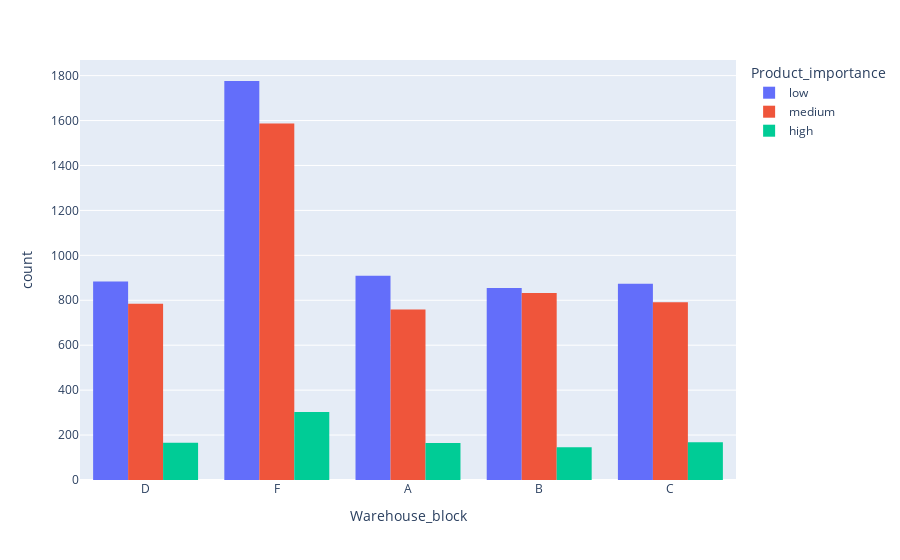

The notebook cell saved with this chart:
### Markdown cell above
#### Count Products category stored in Particular Warehouse

### Code cell
px.histogram(
    df,
    x = "Warehouse_block",
    color = 'Product_importance',
    barmode='group'
)

### Figure 1 — Plotly figure (JSON) as saved in the notebook; plotly's stock layout.template omitted (floating-point values rounded to 4 significant figures; data arrays with more than 128 entries replaced by an {"elided": "..."} marker saying what was removed)
{"data": [{"alignmentgroup": "True", "bingroup": "x", "hovertemplate": "Product_importance=low<br>Warehouse_block=%{x}<br>count=%{y}<extra></extra>", "legendgroup": "low", "marker": {"color": "#636efa", "pattern": {"shape": ""}}, "name": "low", "offsetgroup": "low", "orientation": "v", "showlegend": true, "type": "histogram", "x": {"elided": "5297 str values"}, "xaxis": "x", "yaxis": "y"}, {"alignmentgroup": "True", "bingroup": "x", "hovertemplate": "Product_importance=medium<br>Warehouse_block=%{x}<br>count=%{y}<extra></extra>", "legendgroup": "medium", "marker": {"color": "#EF553B", "pattern": {"shape": ""}}, "name": "medium", "offsetgroup": "medium", "orientation": "v", "showlegend": true, "type": "histogram", "x": {"elided": "4754 str values"}, "xaxis": "x", "yaxis": "y"}, {"alignmentgroup": "True", "bingroup": "x", "hovertemplate": "Product_importance=high<br>Warehouse_block=%{x}<br>count=%{y}<extra></extra>", "legendgroup": "high", "marker": {"color": "#00cc96", "pattern": {"shape": ""}}, "name": "high", "offsetgroup": "high", "orientation": "v", "showlegend": true, "type": "histogram", "x": {"elided": "948 str values"}, "xaxis": "x", "yaxis": "y"}], "layout": {"barmode": "group", "legend": {"title": {"text": "Product_importance"}, "tracegroupgap": 0}, "margin": {"t": 60}, "xaxis": {"anchor": "y", "domain": [0, 1], "title": {"text": "Warehouse_block"}}, "yaxis": {"anchor": "x", "domain": [0, 1], "title": {"text": "count"}}}}
